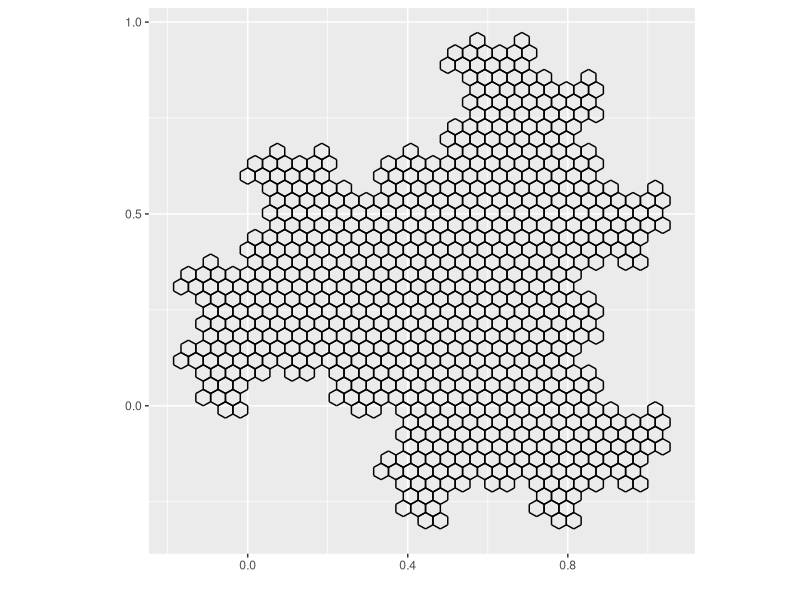

Here is the R script that generated this plot:
#========================================================
# Deterministic Algorithm Example: Sierpinski Gasket
#========================================================

# This algorithm iterates functions on a starting set to create the Sierpinski Gasket. 
#
# The starting set is defined as a LIST of PAIRS of points in the plane.
#
# Each PAIR of points corresponds to a straight line drawn between them.
#
# The functions are applied to each of the endpoints, creating a new list of pairs of points.
#
# This process is repeated for the specified number of iterations.
#
# Finally, the resulting set is plotted by drawing lines between the pairs of points.
#

library(ggplot2)

N <- 6

theta <- pi/6
R <- matrix(data=c(cos(theta), -sin(theta), sin(theta), cos(theta)), byrow=TRUE, nrow=2, ncol=2)

A <- (1/sqrt(3))*R

f_1 <- function(x){
  A%*%x
}

f_2 <- function(x){
  A%*%x + c(1/2, sqrt(3)/6)
}

f_3 <- function(x){
  A%*%x + c(1/2, -sqrt(3)/6)
}


F_1 <- function(X){
  Y <- list()
  Y[[1]]<-f_1(X[[1]])
  Y[[2]]<-f_1(X[[2]])
  Y
}

F_2 <- function(X){
  Y <- list()
  Y[[1]]<-f_2(X[[1]])
  Y[[2]]<-f_2(X[[2]])
  Y
}

F_3 <- function(X){
  Y <- list()
  Y[[1]]<-f_3(X[[1]])
  Y[[2]]<-f_3(X[[2]])
  Y
  
}

# = = = = = = = = = = = = 

# = Define the starting set =

ab<-list()
ab[[1]]<-c(0,sqrt(3)/3)
ab[[2]]<-c(1/2, sqrt(3)/3 + sqrt(3)/6)

bc<-list()
bc[[1]]<-c(1/2, sqrt(3)/3 + sqrt(3)/6)
bc[[2]]<-c(1,sqrt(3)/3)

cd<-list()
cd[[1]]<-c(1,sqrt(3)/3)
cd[[2]]<-c(1,0)

de<-list()
de[[1]]<-c(1,0)
de[[2]]<-c(1/2,-sqrt(3)/6)


ef<-list()
ef[[1]]<-c(1/2,-sqrt(3)/6)
ef[[2]]<-c(0,0)

fa<-list()
fa[[1]]<-c(0,0)
fa[[2]]<-c(0,sqrt(3)/3)

S<-list()
S[[1]] <- ab
S[[2]] <- bc
S[[3]] <- cd
S[[4]] <- de
S[[5]] <- ef
S[[6]] <- fa



# = = = = = = = = = = = = = = = = = = = = = = = = =


# = Define the functions on lists of two elements =

F_1 <- function(X){
  Y <- list()
  Y[[1]]<-f_1(X[[1]])
  Y[[2]]<-f_1(X[[2]])
  Y
}

F_2 <- function(X){
  Y <- list()
  Y[[1]]<-f_2(X[[1]])
  Y[[2]]<-f_2(X[[2]])
  Y
}

F_3 <- function(X){
  Y <- list()
  Y[[1]]<-f_3(X[[1]])
  Y[[2]]<-f_3(X[[2]])
  Y
}

# = = = = = = = = = = = = 



# = Iterate the functions =

FF <- list()

for(i in 1:N){
  
  for(j in 1:length(S)){
    
    FF[[j]] <- list(F_1(S[[j]]),
                    F_2(S[[j]]),
                    F_3(S[[j]]))
    
  }
  
  S <- unlist(FF, recursive = FALSE)
}


# = Prep to plot the lines between the pairs of points in the list S

X_1<-vector()
Y_1<-vector()
X_2<-vector()
Y_2<-vector()

for(j in 1:length(S)){
  p <- S[[j]][[1]]
  X_1[j] <- p[1]
  Y_1[j] <- p[2]
  
  q <- S[[j]][[2]]
  X_2[j] <- q[1]
  Y_2[j] <- q[2]
  
} 

# Combine the x and y values into a data.frame with grouping
# to specify which points should be connected by a line
X <- c(X_1, X_2)
Y <- c(Y_1, Y_2)
ids <- c(1:length(S))
group <- rep(ids, times=2)
lines <- data.frame(x=X, y=Y, grp=group)

# Plot the lines
ggplot(lines, aes(x, y, group = grp)) + 
  geom_line() + xlab("") + ylab("") + theme(aspect.ratio=1)

# Plot the just lines  
#plot(c(X_1[1], X_2[1]), c(Y_1[1], Y_2[1]), type="l", xlim = c(0,1), ylim=c(0,sqrt(3)/2), asp=1, xlab="", ylab="", axes=FALSE)

#for(j in 2:length(S)){
#  lines(c(X_1[j], X_2[j]), c(Y_1[j], Y_2[j]))
#  }
